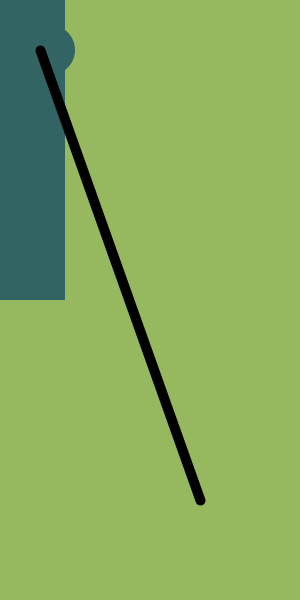
Frame 1 (no input)
Frame 60 (the mouse pressed at the canvas centre just before this capture): identical to frame 1, image omitted
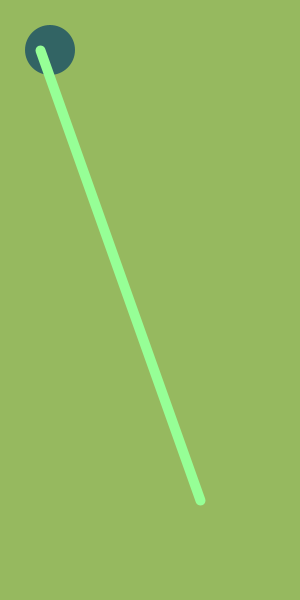
Frame 120 (the mouse held since frame 60 and released just before this capture)

The Processing sketch that drew these frames (run headless with seeded random() and noise(); from frame 60 on, the mouse is pressed at the canvas centre):

// Processing sketch: processing_89871
// ── processing_89871.pde

int RED = 150;
int GREEN = 185;
int BLUE = 95;
int ellipseSize = 50;

void setup(){
  size(300, 600);
  background(RED, GREEN, BLUE);
}

void draw(){
  background(RED, GREEN, BLUE);
  println(mouseX + " " + mouseY);
  fill(50, 100, 100);
  noStroke();
rect(mouseY, mouseX, 65,300);  
ellipse(50, 50, ellipseSize, ellipseSize);

strokeWeight(10);
stroke(mouseX, mouseY, mouseY-mouseX);
line(40, 50, 200, 500);
}
